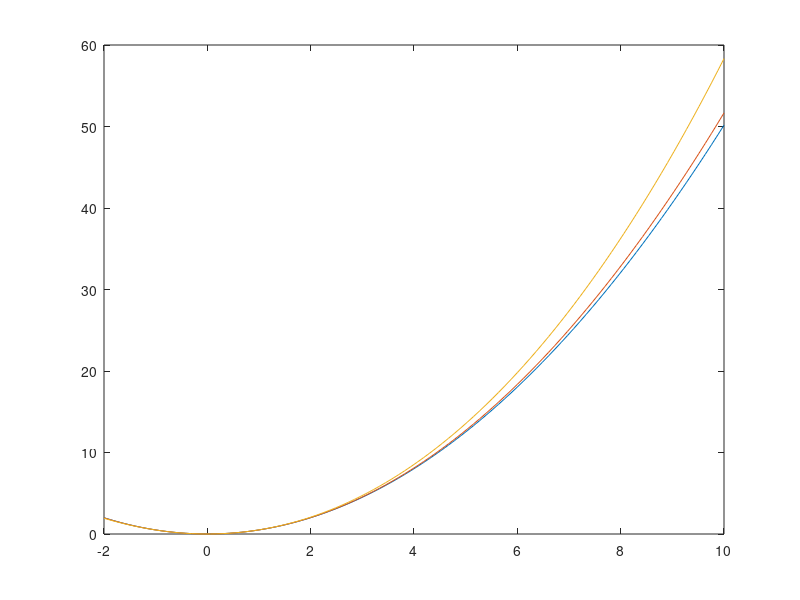

Source code (MATLAB):
%hold on command in matlab comes in handy while plotting 2 or more functions on the same plot as shown
r=linspace(-2,10);
k=1;
n1=0.5*k.*r.^2+(1/6*0.001*r.^3);
n2=0.5*k.*r.^2+(1/6*0.01*r.^3);
n3=0.5*k.*r.^2+(1/6*0.05*r.^3);
plot(r,n1);
hold on
plot(r,n2);
hold on
plot(r,n3);
